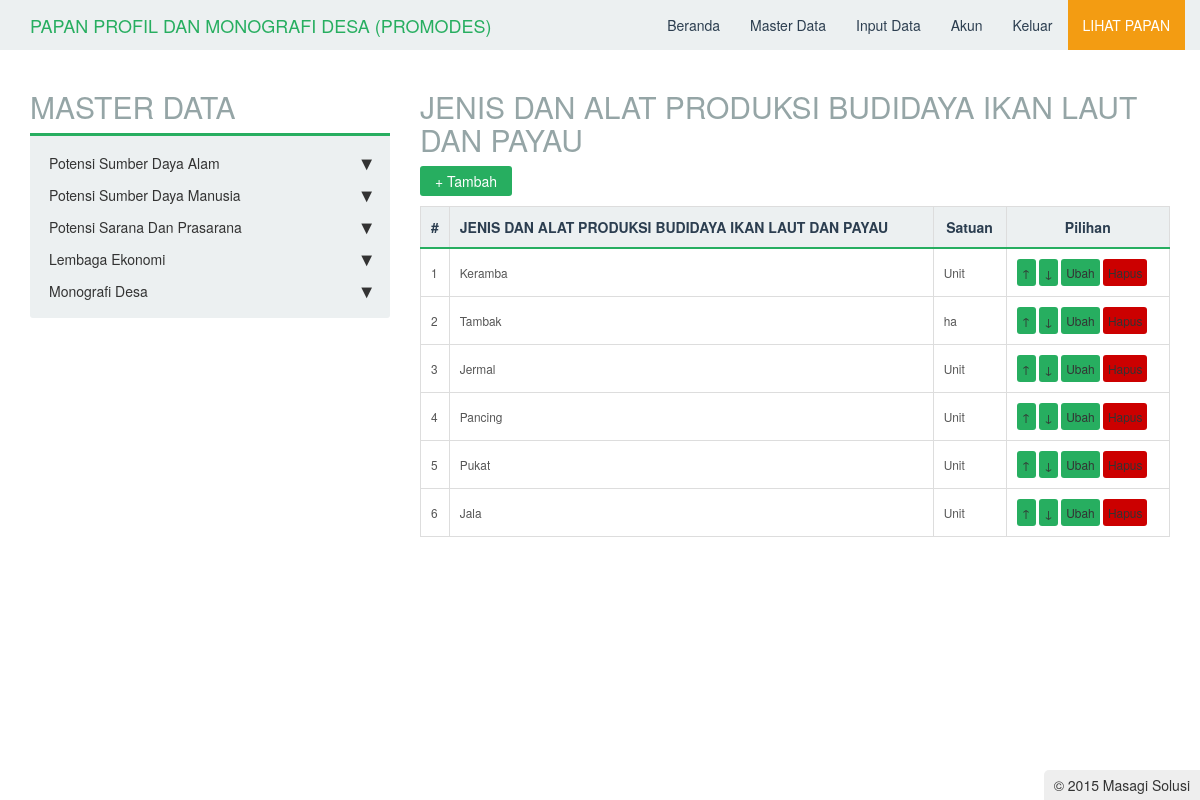
Page /master/potensi_sda/peternakan_perikanan/alat_produksi/master.php (signed in) on the committed database.
### tables this page shows
CREATE TABLE IF NOT EXISTS `tbalat_produksi` (
  `id` int(11) NOT NULL AUTO_INCREMENT,
  `nama` varchar(225) NOT NULL,
  `satuan` varchar(225) NOT NULL,
  `posisi` int(11) NOT NULL,
  PRIMARY KEY (`id`)
);

### master/potensi_sda/peternakan_perikanan/alat_produksi/master.php (the view, shortened to what this page needs)
<?php
include_once "../../../../functions/urut.php";
include_once "../../../../master/header.php";
echo "<h2>JENIS DAN ALAT PRODUKSI BUDIDAYA IKAN LAUT DAN PAYAU</h2>";
$mod = $_GET['mod'];
if($mod == "tambah"){
    if(isset($_POST['simpan'])){
        $nama = $_POST['nama'];
        $satuan = $_POST['satuan'];
        $s = mysql_query("select max(posisi) as urut from tbalat_produksi");
        $d = mysql_fetch_array($s);
        $posisi  = $d['urut']+1;
        for($i = 0;$i < sizeof($nama);$i++){
           if($nama[$i] != ""){
               $q = mysql_query("insert into tbalat_produksi(nama,satuan,posisi) values('".mysql_real_escape_string($nama[$i])."','".$satuan[$i]."','".($posisi+$i)."')");
           }
        }
        if($q){
            echo "<script>window.location='master.php';</script>";
        }
    }
    echo "<link rel='stylesheet' type='text/css' href='../../../../lib/css/table2.css'/>";
?>
<script type="text/javascript" src="../../../../lib/js/jquery-1.9.1.min.js"></script>
<script type="text/javascript">
$(document).ready(function(){
    var count = 0;
    $nama = $("#nama");
    $add = $("#add");
    $add.click(function(e){
        var countNext = count+1;
        $("#input"+count).append("<div>&nbsp;&nbsp;<input type='text' name='nama[]' id='nama"+count+"'/><input type='text' name='satuan[]' placeholder='Satuan' id='satuan"+count+"'/><div id='input"+countNext+"'></div></div>");
        $("#nama"+count).focus();
        count++;
    });
});
</script>
<form method="post">
    <table>
        <tr>
            <td>Jenis dan Alat Produksi</td>
            <td id='nama'><div id='input0'> : <input type='text' name='nama[]' id='nama' required/><input type='text' name='satuan[]' id='satuan' placeholder="Satuan" required/><a class='btn' href='#' id='add'>+</a></div></td>
        </tr>
        <tr>
            <td></td>
            <td><input type='submit' name='simpan' value='Tambah'></td>
        </tr>
    </table>
</form>
<?php
}
else if($mod == "hapus"){
    $id = abs((int)$_GET['id']);
    $q = mysql_query("delete from tbalat_produksi where id='$id'");
    if($q){
        echo "<script>window.location='master.php';</script>";
    }
}
else
{
    echo "<link rel='stylesheet' type='text/css' href='../../../../lib/css/table.css'/>";
    echo "<input type='reset' onclick=\"window.location='?mod=tambah';\" value='+ Tambah'/>";
    echo "<table>
            <tr>
                <th>#</th>
                <th align=left>JENIS DAN ALAT PRODUKSI BUDIDAYA IKAN LAUT DAN PAYAU</th>
                <th>Satuan</th>
                <th>Pilihan</th>
            </tr>";
    $n1 = 1;
    $s1= mysql_query("select * from tbalat_produksi order by posisi asc");
    while($d1 = mysql_fetch_array($s1)){
        echo "<tr>
                <td>$n1</td>
                <td>$d1[nama]</td>
                <td>$d1[satuan]</td>
                <td><a class='edit' href='?mod=urut&id=$d1[id]&tipe=1&posisi=up'>&#8593;</a> <a class='edit' href='?mod=urut&id=$d1[id]&tipe=1&posisi=down'>&#8595;</a> <a class='edit' href='?mod=ubah&id=$d1[id]'>Ubah</a> <a class='del' href='#' onclick='confirmDelete(\"?mod=hapus&id=$d1[id]\");'>Hapus</a></td>
            </tr>";
        $n1++;
    }
    echo "</table>";
}
include_once "../../../../master/footer.php";
?>

### rows in the picture
tbalat_produksi: nama "Keramba", satuan "Unit"
tbalat_produksi: nama "Tambak", satuan "ha"
tbalat_produksi: nama "Jermal", satuan "Unit"
tbalat_produksi: nama "Pancing", satuan "Unit"
tbalat_produksi: nama "Pukat", satuan "Unit"
tbalat_produksi: nama "Jala", satuan "Unit"
